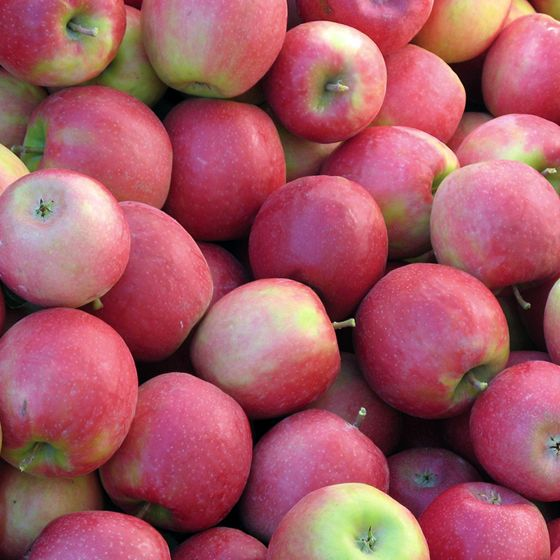
#> input picture apple.jpg, 560 x 560 px
$ python p7.py
#> lines starting #> are read from the running program, lines starting #| are printed output that depends on the picture
import cv2
import numpy as np
img = cv2.imread('apple.jpg')
#> img is the input picture: shape (560, 560, 3); mean B, G, R 100.1, 89.4, 164.8
height, width, i = img.shape
#> height = 560; width = 560; i = 3

canvas = np.zeros_like(img)
canvas[0:height//2, 0:width//2] = img[0:height//2, 0:width//2]
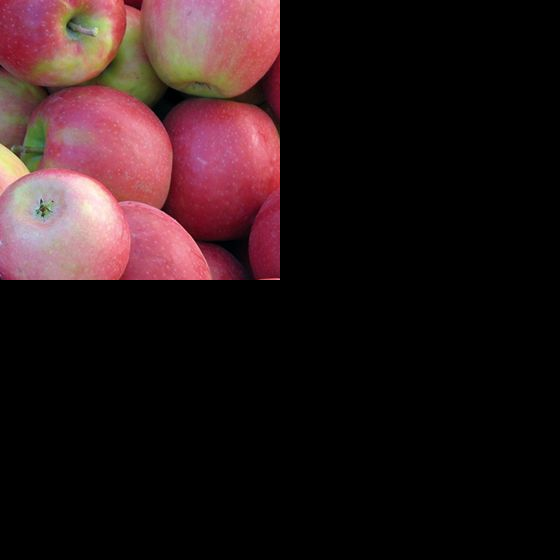
#> canvas: shape (560, 560, 3); mean B, G, R 25.3, 23.7, 41.1
# canvas[0:height//2, width//2:width] = img[0:height//2, width//2:width]
canvas[height//2:height, 0:width//2] = img[height//2:height, 0:width//2]
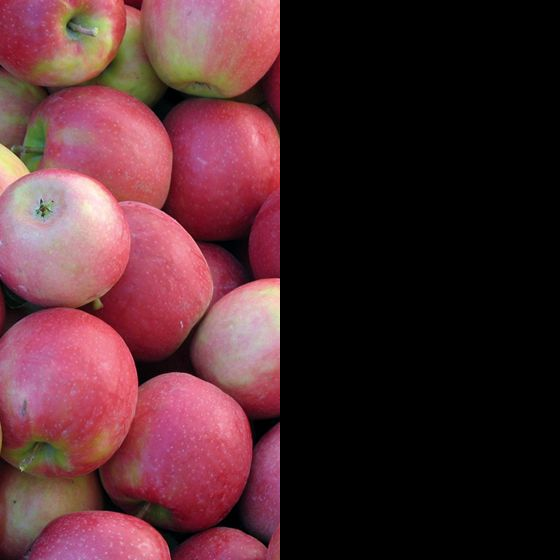
#> canvas: shape (560, 560, 3); mean B, G, R 48, 42.6, 79.4
canvas[height//2:height, width//2:width] = img[height//2:height, width//2:width]
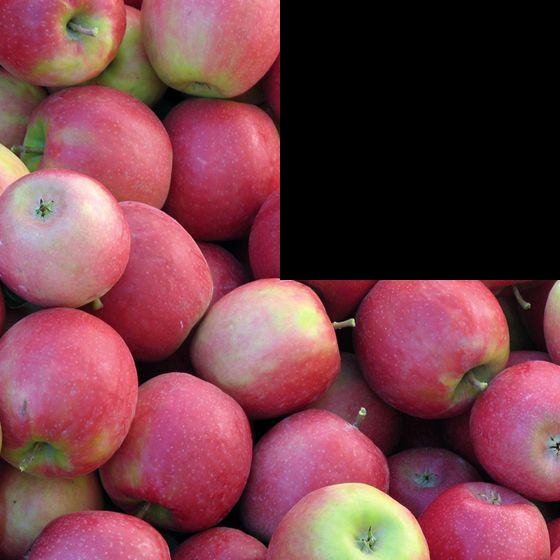
#> canvas: shape (560, 560, 3); mean B, G, R 72.3, 64.2, 118

cv2.imshow("Image Quadrants", canvas)
cv2.waitKey(0)
